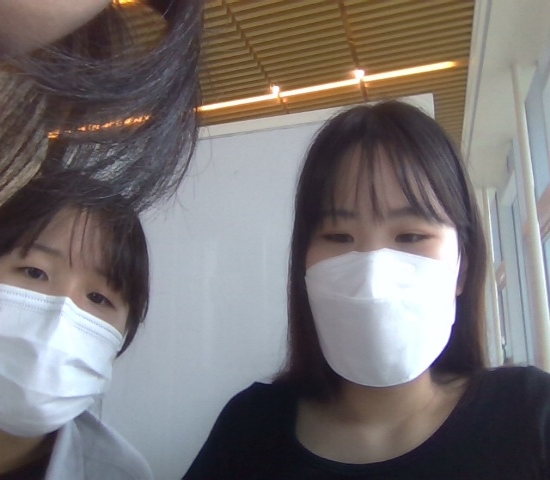
#> input picture image/memo/1661139624265.jpg, 550 x 480 px, given in place of the camera
$ python saveFace.py
#> lines starting #> are read from the running program, lines starting #| are printed output that depends on the picture
from genericpath import exists
import cv2
import numpy as np
import os
import os.path
face_classifier = cv2.CascadeClassifier(cv2.data.haarcascades +'haarcascade_frontalface_default.xml')

def face_extractor(img):
    gray = cv2.cvtColor(img, cv2.COLOR_BGR2GRAY)
    faces = face_classifier.detectMultiScale(gray,1.3,5)

    #찾는 얼굴이 없으면 None Return
    if faces is():
        return None

    for(x,y,w,h) in faces:
        cropped_face=img[y:y+h, x:x+w]

    return cropped_face

cam=cv2.VideoCapture(1)
cam.set(cv2.CAP_PROP_FRAME_WIDTH, 1980)
cam.set(cv2.CAP_PROP_FRAME_HEIGHT, 720)

minW = 0.1 * cam.get(cv2.CAP_PROP_FRAME_WIDTH)
minH = 0.1 * cam.get(cv2.CAP_PROP_FRAME_HEIGHT)

def saveFile(userName):

   # print("현재 위치" + os.getcwdb())
#> called with userName = 'CW'
    dir_path = './face/train/'+ userName
    count = 0
    #폴더 생성
    if not (os.path.exists(dir_path)):
        os.mkdir(dir_path)
        print(dir_path +"폴더생성 완료")
    while True:
        ret, frame = cam.read()
#> frame is the input picture: shape (480, 550, 3); mean B, G, R 116.1, 115.9, 120.9
        if face_extractor(frame) is not None:
#> in face_extractor, `gray = cv2.cvtColor(img, cv2.COLOR_BGR2GRAY)`:
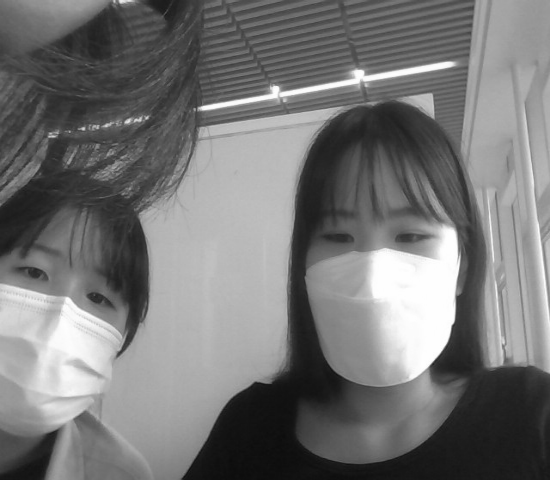
#> gray: shape (480, 550); min 12, max 255, mean 117.4
#> in face_extractor, `faces = face_classifier.detectMultiScale(gray,1.3,5)`: faces = [[19, 332, 89, 89], [277, 180, 196, 196]]
#> the loop in face_extractor, `for(x,y,w,h) in faces:` made 2 passes
#> pass 1, in face_extractor, `cropped_face=img[y:y+h, x:x+w]`:
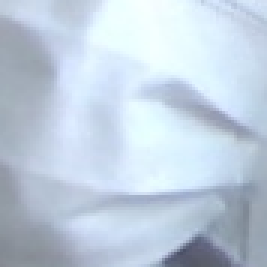
#> cropped_face: shape (89, 89, 3) (shown 3 times larger); mean B, G, R 222.5, 206.8, 192.2
#> pass 2, in face_extractor, `cropped_face=img[y:y+h, x:x+w]`:
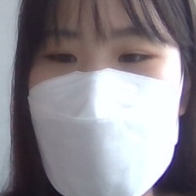
#> cropped_face: shape (196, 196, 3); mean B, G, R 141.7, 135.6, 140.1
            count += 1
#> count = 1

            face = cv2.resize(face_extractor(frame), (160, 160))
#> the loop in face_extractor (call 2), `for(x,y,w,h) in faces:` made 2 passes
            face = cv2.cvtColor(face, cv2.COLOR_BGR2GRAY)
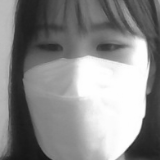
#> face: shape (160, 160); min 19, max 255, mean 137.5
            file_name_path =  str(count) + '.jpg'
#> file_name_path = '1.jpg'
            cv2.imwrite(dir_path + '/'+file_name_path, face)

            # cv2.putText(face, str(count), (50, 50), cv2.FONT_HERSHEY_COMPLEX,1,(0,255,0),2)
            cv2.imshow('Face Cropper',face)
        else:
            print("Face not Found")
            pass

        if cv2.waitKey(1) == 13 or count == 40:
#> (key Esc is pressed here)
            break

    cam.release()
    cv2.destroyAllWindows()
    print('Collecting Samples Complete!')

saveFile("CW")
